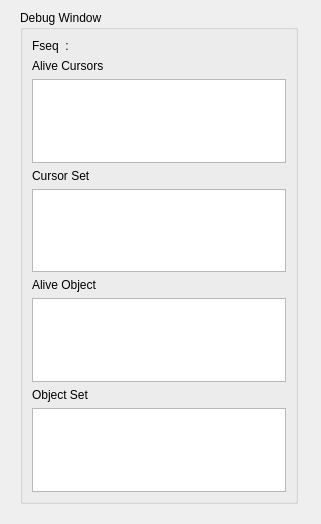
<ui version="4.0" >
 <class>debugWindow</class>
 <widget class="QDialog" name="debugWindow" >
  <property name="geometry" >
   <rect>
    <x>0</x>
    <y>0</y>
    <width>321</width>
    <height>524</height>
   </rect>
  </property>
  <property name="windowTitle" >
   <string>Debug</string>
  </property>
  <property name="windowIcon" >
   <iconset resource="../resource.qrc" >
    <normaloff>:/newPrefix/logo.png</normaloff>:/newPrefix/logo.png</iconset>
  </property>
  <widget class="QGroupBox" name="groupBox" >
   <property name="geometry" >
    <rect>
     <x>20</x>
     <y>10</y>
     <width>278</width>
     <height>494</height>
    </rect>
   </property>
   <property name="sizePolicy" >
    <sizepolicy vsizetype="Expanding" hsizetype="Expanding" >
     <horstretch>0</horstretch>
     <verstretch>0</verstretch>
    </sizepolicy>
   </property>
   <property name="minimumSize" >
    <size>
     <width>221</width>
     <height>491</height>
    </size>
   </property>
   <property name="title" >
    <string>Debug Window</string>
   </property>
   <layout class="QGridLayout" name="gridLayout" >
    <item row="0" column="0" >
     <layout class="QVBoxLayout" name="verticalLayout" >
      <item>
       <widget class="QLabel" name="fseqLabel" >
        <property name="text" >
         <string>Fseq  : </string>
        </property>
       </widget>
      </item>
      <item>
       <widget class="QLabel" name="label" >
        <property name="text" >
         <string>Alive Cursors</string>
        </property>
       </widget>
      </item>
      <item>
       <widget class="QListWidget" name="aliveCursorList" >
        <property name="maximumSize" >
         <size>
          <width>500</width>
          <height>85</height>
         </size>
        </property>
       </widget>
      </item>
      <item>
       <widget class="QLabel" name="label_2" >
        <property name="text" >
         <string>Cursor Set</string>
        </property>
       </widget>
      </item>
      <item>
       <widget class="QListWidget" name="setCursorList" >
        <property name="maximumSize" >
         <size>
          <width>500</width>
          <height>85</height>
         </size>
        </property>
       </widget>
      </item>
      <item>
       <widget class="QLabel" name="label_3" >
        <property name="text" >
         <string>Alive Object</string>
        </property>
       </widget>
      </item>
      <item>
       <widget class="QListWidget" name="aliveObjectList" >
        <property name="maximumSize" >
         <size>
          <width>500</width>
          <height>85</height>
         </size>
        </property>
       </widget>
      </item>
      <item>
       <widget class="QLabel" name="label_4" >
        <property name="text" >
         <string>Object Set</string>
        </property>
       </widget>
      </item>
      <item>
       <widget class="QListWidget" name="setObjectList" >
        <property name="maximumSize" >
         <size>
          <width>500</width>
          <height>85</height>
         </size>
        </property>
       </widget>
      </item>
     </layout>
    </item>
   </layout>
  </widget>
 </widget>
 <resources>
  <include location="../resource.qrc" />
 </resources>
 <connections/>
</ui>
